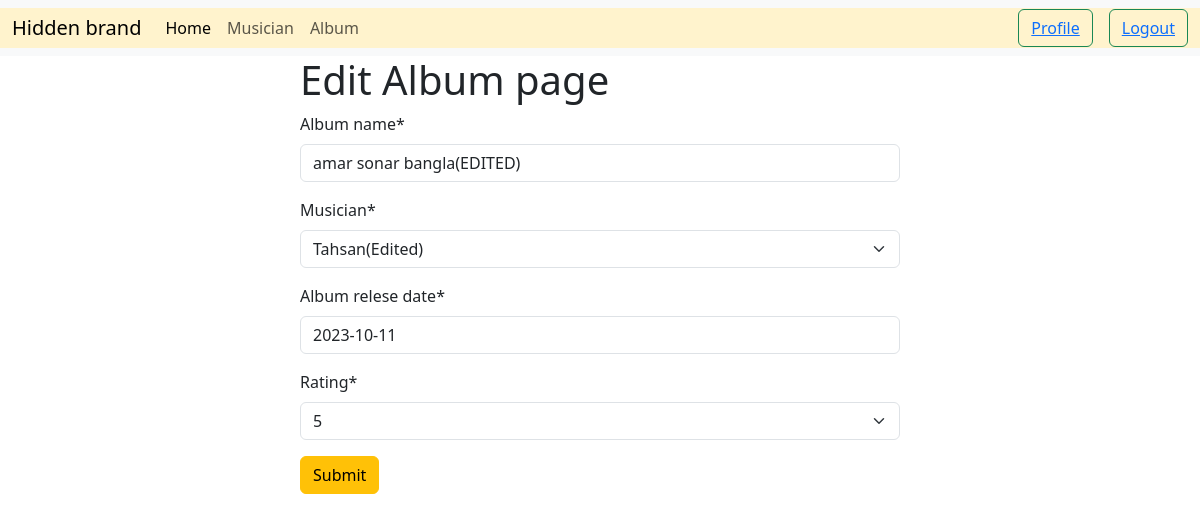
The app's page /album/edit/8/ (signed in) with its own data.
### album/models.py (models this page shows, shortened)
class Album(models.Model):
    album_name = models.CharField(max_length=100)
    musician=models.ForeignKey(Musician,on_delete=models.CASCADE)
    album_relese_date = models.DateField()
    rating_choices = (
    ('1', '1'),
    ('2', '2'),
    ('3', '3'),
    ('4', '4'),
    ('5', '5'),
    )
    rating = models.CharField(max_length=100, choices=rating_choices)

### album/views.py (the view)
# urls.py: path('edit/<int:id>/',views.edit_album_view.as_view(), name='edit_album'),
@method_decorator(login_required,name='dispatch')
class edit_album_view(UpdateView):
    model = models.Album
    form_class = forms.AlbumForm
    template_name='album.html'
    pk_url_kwarg='id'
    success_url=reverse_lazy('home')
    def get_context_data(self, **kwargs):
        context=super().get_context_data(**kwargs)
        context['type']='Edit'
        return context

### album/forms.py
class AlbumForm(forms.ModelForm):
    class Meta:
        model=Album
        fields='__all__'

### musician/models.py (called while the page is built)
    def __str__(self):
        return self.first_name

### album/templates/album.html (shortened to what this page needs)
{% extends "base.html" %}
{% load crispy_forms_tags %}
{% block content %}
<form method="post" style='width:50%; margin:auto '>
    <h1>{{type}} Album page</h1>
    {{form | crispy }}
<button class="btn btn-warning">Submit</button>
</form>
{% endblock  %}

### records on screen
Album: album_name "amar sonar bangla(EDITED)", musician "Tahsan(Edited)", album_relese_date "2023-10-11", rating "5"

### other values on screen
{{ type }} "Edit"
